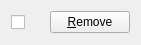
<?xml version="1.0" encoding="UTF-8"?>
<ui version="4.0">
 <class>Form</class>
 <widget class="QWidget" name="Form">
  <property name="geometry">
   <rect>
    <x>0</x>
    <y>0</y>
    <width>141</width>
    <height>45</height>
   </rect>
  </property>
  <property name="sizePolicy">
   <sizepolicy hsizetype="Expanding" vsizetype="Expanding">
    <horstretch>0</horstretch>
    <verstretch>0</verstretch>
   </sizepolicy>
  </property>
  <property name="windowTitle">
   <string>Form</string>
  </property>
  <layout class="QHBoxLayout" name="horizontalLayout">
   <item>
    <widget class="QCheckBox" name="checkBox">
     <property name="text">
      <string/>
     </property>
    </widget>
   </item>
   <item>
    <layout class="QHBoxLayout" name="envLayout"/>
   </item>
   <item>
    <spacer name="horizontalSpacer">
     <property name="orientation">
      <enum>Qt::Horizontal</enum>
     </property>
     <property name="sizeHint" stdset="0">
      <size>
       <width>40</width>
       <height>20</height>
      </size>
     </property>
    </spacer>
   </item>
   <item>
    <widget class="QPushButton" name="removeButton">
     <property name="text">
      <string>&amp;Remove</string>
     </property>
    </widget>
   </item>
  </layout>
 </widget>
 <resources/>
 <connections/>
</ui>
